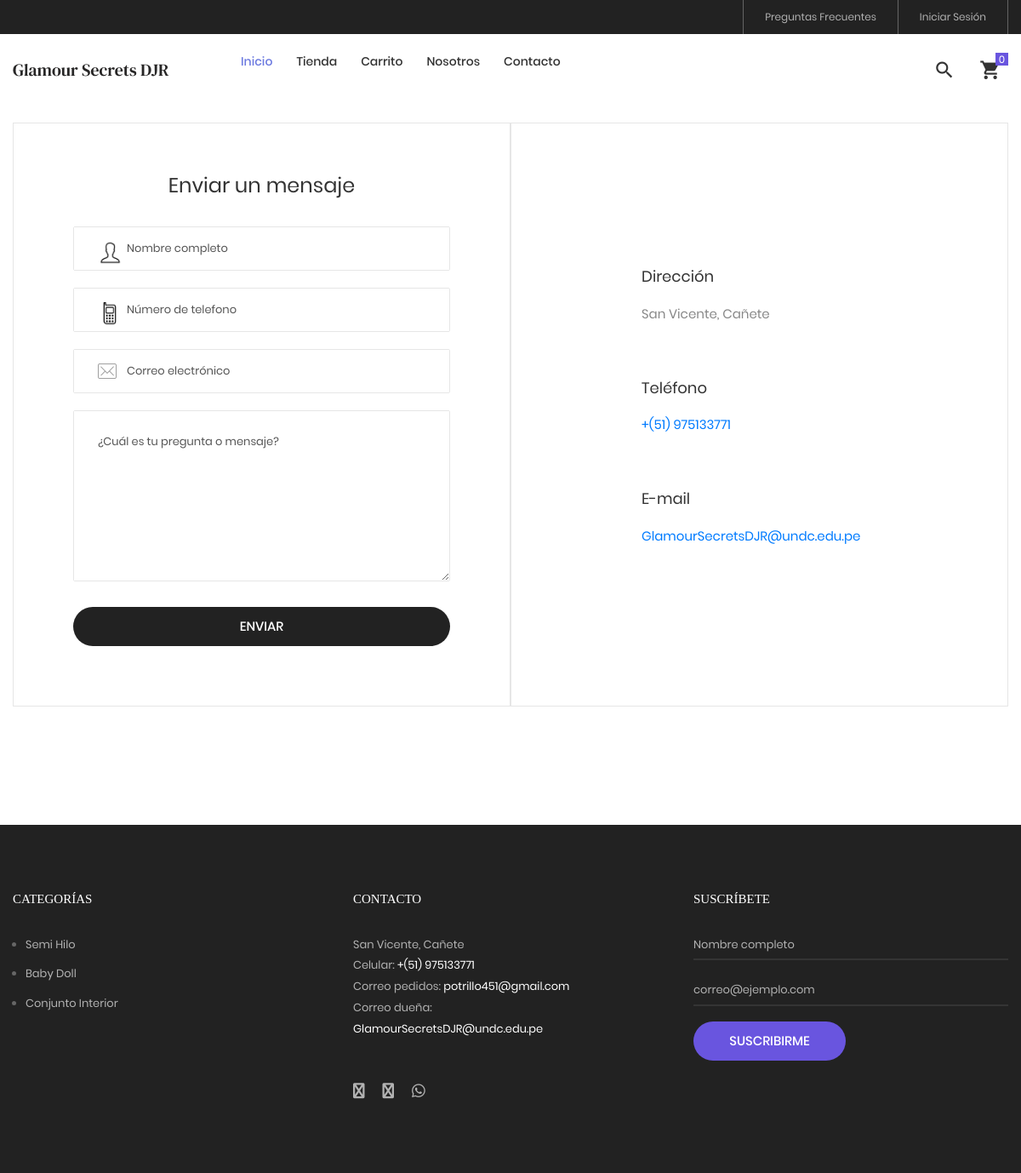
Page /contacto on the committed database.
### tables this page shows
CREATE TABLE `categoria` (
  `idcategoria` bigint(20) NOT NULL,
  `nombre` varchar(255) NOT NULL,
  `descripcion` text NOT NULL,
  `portada` varchar(100) NOT NULL,
  `datecreated` datetime NOT NULL DEFAULT current_timestamp(),
  `ruta` varchar(255) NOT NULL,
  `status` int(11) NOT NULL DEFAULT 1
);

### Helpers/Helpers.php (called while the page is built, shortened)
<?php
	function base_url()
	{
		return BASE_URL;
	}
    function media()
    {
        return BASE_URL."/Assets";
    }
    function footerTienda($data="")
    {
        $view_footer = "Views/Template/footer_tienda.php";
        require_once ($view_footer);
    }
    function getCatFooter(){
        require_once ("Models/CategoriasModel.php");
        $objCategoria = new CategoriasModel();
        $request = $objCategoria->getCategoriasFooter();
        return $request;
    }
    function getInfoPage(int $idpagina){
        require_once("Libraries/Core/Mysql.php");
        $con = new Mysql();
        $sql = "SELECT * FROM post WHERE idpost = $idpagina";
        $request = $con->select($sql);
        return $request;
    }
    function getPageRout(string $ruta){
        require_once("Libraries/Core/Mysql.php");
        $con = new Mysql();
        $sql = "SELECT * FROM post WHERE ruta = '$ruta' AND status != 0 ";
        $request = $con->select($sql);
        if(!empty($request)){
            $request['portada'] = $request['portada'] != "" ? media()."/images/uploads/".$request['portada'] : "";
        }
        return $request;
    }
    function viewPage(int $idpagina){
        require_once("Libraries/Core/Mysql.php");
        $con = new Mysql();
        $sql = "SELECT * FROM post WHERE idpost = $idpagina ";
        $request = $con->select($sql);
        if( ($request['status'] == 2 AND isset($_SESSION['permisosMod']) AND $_SESSION['permisosMod']['u'] == true) OR $request['status'] == 1){
            return true;
        }else{
            return false;
        }
    }
 ?>

### Libraries/Core/Views.php (called while the page is built)
<?php
	class Views
	{
		function getView($controller,$view,$data="")
		{
			$controller = get_class($controller);
			if($controller == "Home"){
				$view = "Views/".$view.".php";
			}else{
				$view = "Views/".$controller."/".$view.".php";
			}
			require_once ($view);
		}
	}
 ?>

### index.php (called while the page is built, shortened)
<?php
	require_once("Helpers/Helpers.php");
	require_once("Libraries/Core/Load.php");
 ?>

### Libraries/Core/Conexion.php (called while the page is built)
<?php
class Conexion{
	private $conect;
	public function __construct(){
		$connectionString = "mysql:host=".DB_HOST.";dbname=".DB_NAME.";charset=".DB_CHARSET;
		try{
			$this->conect = new PDO($connectionString, DB_USER, DB_PASSWORD);
			$this->conect->setAttribute(PDO::ATTR_ERRMODE, PDO::ERRMODE_EXCEPTION);
		}catch(PDOException $e){
			$this->conect = 'Error de conexión';
		    echo "ERROR: " . $e->getMessage();
		}
	}
	public function conect(){
		return $this->conect;
	}
}
?>

### Libraries/Core/Mysql.php (called while the page is built, shortened)
<?php
	class Mysql extends Conexion
	{
		private $conexion;
		function __construct()
		{
			$this->conexion = new Conexion();
			$this->conexion = $this->conexion->conect();
		}
		public function select_all(string $query)
		{
			$this->strquery = $query;
        	$result = $this->conexion->prepare($this->strquery);
			$result->execute();
        	$data = $result->fetchall(PDO::FETCH_ASSOC);
        	return $data;
		}
	}
 ?>

### Models/CategoriasModel.php (called while the page is built, shortened)
<?php
	class CategoriasModel extends Mysql
	{
		public function getCategoriasFooter(){
			$sql = "SELECT idcategoria, nombre, descripcion, portada, ruta
					FROM categoria WHERE  status = 1 AND idcategoria IN (".CAT_FOOTER.")";
			$request = $this->select_all($sql);
			if(count($request) > 0){
				for ($c=0; $c < count($request) ; $c++) {
					$request[$c]['portada'] = BASE_URL.'/Assets/images/uploads/'.$request[$c]['portada'];
				}
			}
			return $request;
		}
	}
 ?>

### Views/Template/footer_tienda.php (the view, shortened to what this page needs)
	<?php
		$catFotter = getCatFooter();
	 ?>
	<footer class="bg3 p-t-75 p-b-32">
		<div class="container">
			<div class="row">
				<div class="col-sm-6 col-lg-4 p-b-50">
					<h4 class="stext-301 cl0 p-b-30">
						Categorías
					</h4>
					<?php if(count($catFotter) > 0){ ?>
					<ul>
						<?php foreach ($catFotter as $cat) { ?>
						<li class="p-b-10">
							<a href="<?= base_url() ?>/tienda/categoria/<?= $cat['idcategoria'].'/'.$cat['ruta'] ?>" class="stext-107 cl7 hov-cl1 trans-04">
								<?= $cat['nombre'] ?>
							</a>
						</li>
						<?php } ?>
					</ul>
					<?php } ?>
				</div>
				<div class="col-sm-6 col-lg-4 p-b-50">
					<h4 class="stext-301 cl0 p-b-30">
						Contacto
					</h4>
					<p class="stext-107 cl7 size-201">
						<?= DIRECCION ?> <br>
						Celular: <a class="linkFooter" href="tel:<?= TELEMPRESA ?>"><?= TELEMPRESA ?></a><br>
						Correo pedidos: <a class="linkFooter" href="mailto:<?= EMAIL_PEDIDOS ?>"><?= EMAIL_PEDIDOS ?></a><br>
						Correo dueña: <a class="linkFooter" href="mailto:<?= EMAIL_EMPRESA ?>"><?= EMAIL_EMPRESA ?></a>
					</p>
					<div class="p-t-27">
						<a href="<?= FACEBOOK ?>" target="_blanck" class="fs-18 cl7 hov-cl1 trans-04 m-r-16">
							<i class="fa fa-facebook"></i>
						</a>
						<a href="<?= INSTAGRAM ?>" target="_blanck"  class="fs-18 cl7 hov-cl1 trans-04 m-r-16">
							<i class="fa fa-instagram"></i>
						</a>
						<a href="https://wa.me/<?= WHATSAPP ?>" target="_blanck"  class="fs-18 cl7 hov-cl1 trans-04 m-r-16">
							<i class="fab fa-whatsapp"></i>
						</a>
					</div>
				</div>
				<div class="col-sm-6 col-lg-4 p-b-50">
					<h4 class="stext-301 cl0 p-b-30">
						Suscríbete
					</h4>
					<form id="frmSuscripcion" name="frmSuscripcion">
						<div class="wrap-input1 w-full p-b-4">
							<input class="input1 bg-none plh1 stext-107 cl7" type="text" id="nombreSuscripcion" name="nombreSuscripcion" placeholder="Nombre completo" required>
						</div>
						<br>
						<div class="wrap-input1 w-full p-b-4">
							<input class="input1 bg-none plh1 stext-107 cl7" type="email" id="emailSuscripcion" name="emailSuscripcion" placeholder="correo@ejemplo.com" required >
						</div>
						<div class="p-t-18">
							<button class="flex-c-m stext-101 cl0 size-103 bg1 bor1 hov-btn2 p-lr-15 trans-04">
								Suscribirme
							</button>
						</div>
					</form>
				</div>
			</div>
		</div>
	</footer>
</body>
</html>

### Assets/tienda/css/main.css (style rules this page uses)
.container { max-width: 1380px; }
@media (max-width: 1600px) { .container { max-width: 1200px; } }
.container p { margin-bottom: 20px; }
.container ul, .container ol { margin-left: 15px; margin-bottom: 20px; }
.container ul, .container ul li { list-style: initial; }
.cl0 { color: #fff; }
.cl7 { color: #b2b2b2; }
.stext-101 { font-family: Poppins-Medium; font-size: 15px; line-height: 1.466667; text-transform: uppercase; }
.stext-107 { font-family: Poppins-Regular; font-size: 13px; line-height: 1.923; }
.stext-301 { font-family: Montserrat-Bold; font-size: 15px; line-height: 1.6; text-transform: uppercase; }
.size-103 { min-width: 179px; height: 46px; }
.size-201 { max-width: 270px; }
.bg-none { background-color: transparent; }
.bg1 { background-color: #6955df; }
.bg3 { background-color: #222; }
.bor1 { border-radius: 23px; }
.wrap-input1 { position: relative; border-bottom: 2px solid rgba(204,204,204, 0.1); }
.input1 { background-color: transparent; width: 100%; }
.linkFooter { color: #FFF !important; }

### rows in the picture
categoria: nombre "Semi Hilo"
categoria: nombre "Baby Doll"
categoria: nombre "Conjunto Interior"

### other values in the picture
DIRECCION "San Vicente, Cañete"
TELEMPRESA "+(51) 975133771"
EMAIL_EMPRESA "GlamourSecretsDJR@undc.edu.pe"
EMAIL_PEDIDOS "potrillo451@gmail.com"
